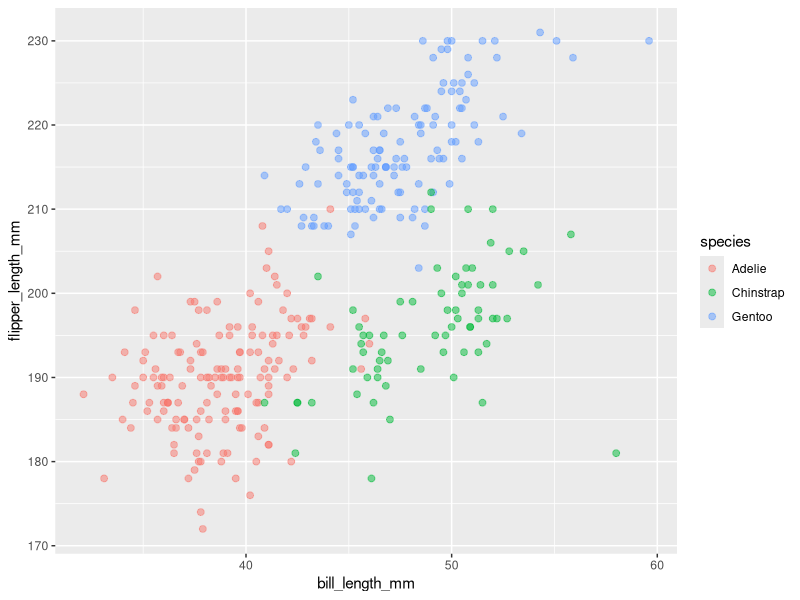
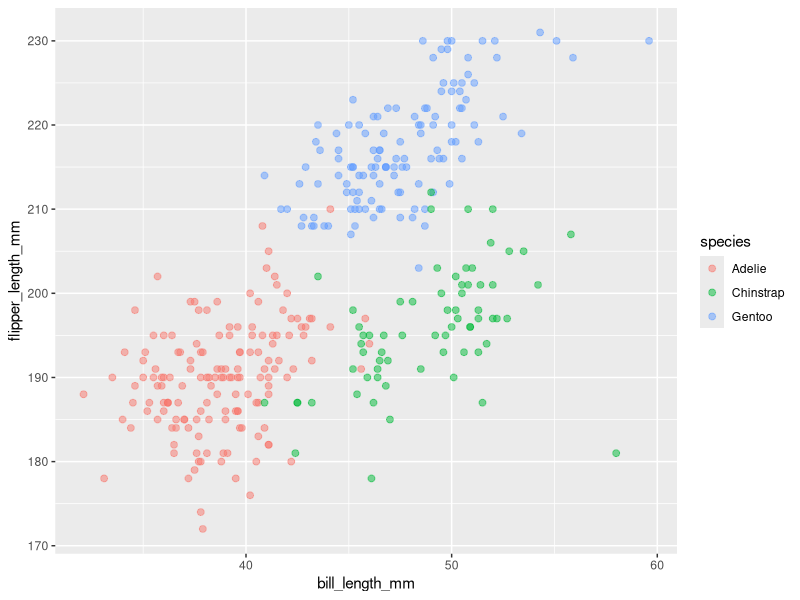

Here is the R script that generated these plots, in order:
## ---- chunk 1
library(tidyverse)
tibble(
  x = rnorm(10), 
  norm_samp = rnorm(10, mean = 1),
  norm_samp_pos = norm_samp > 0,
  char_vector = (c("fall", "is", "here","finally","and", "the", "leaves", "will","be", "pretty")),
  y <- factor(c("1", "1", "1", "1", "1", "1", "1", "1", "2", "3"))
)
## ---- chunk 2
library('palmerpenguins')
## ---- chunk 3
data("penguins", package = "palmerpenguins")
## ---- chunk 4
nrow(penguins)
## ---- chunk 5
ncol(penguins)
## ---- chunk 6
mean(pull(penguins, flipper_length_mm), na.rm = TRUE)
## ---- chunk 7
ggplot(penguins, aes (x = bill_length_mm, y = flipper_length_mm, color = species)) + geom_point(alpha = 0.5, size = 2)
## ---- chunk 8
ggsave("scatter_plot.pdf", height = 4, width = 6)
